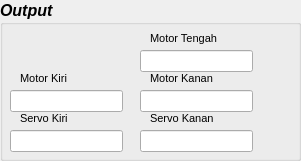
     <widget class="QGroupBox" name="groupBox_18">
      <property name="geometry">
       <rect>
        <x>340</x>
        <y>570</y>
        <width>301</width>
        <height>161</height>
       </rect>
      </property>
      <property name="font">
       <font>
        <pointsize>12</pointsize>
        <weight>75</weight>
        <italic>true</italic>
        <bold>true</bold>
       </font>
      </property>
      <property name="title">
       <string>Output</string>
      </property>
      <widget class="QLabel" name="label_18">
       <property name="geometry">
        <rect>
         <x>20</x>
         <y>70</y>
         <width>55</width>
         <height>16</height>
        </rect>
       </property>
       <property name="font">
        <font>
         <pointsize>8</pointsize>
         <weight>50</weight>
         <italic>false</italic>
         <bold>false</bold>
        </font>
       </property>
       <property name="text">
        <string>Motor Kiri</string>
       </property>
      </widget>
      <widget class="QLabel" name="label_19">
       <property name="geometry">
        <rect>
         <x>150</x>
         <y>70</y>
         <width>81</width>
         <height>16</height>
        </rect>
       </property>
       <property name="font">
        <font>
         <pointsize>8</pointsize>
         <weight>50</weight>
         <italic>false</italic>
         <bold>false</bold>
        </font>
       </property>
       <property name="text">
        <string>Motor Kanan</string>
       </property>
      </widget>
      <widget class="QLabel" name="label_23">
       <property name="geometry">
        <rect>
         <x>20</x>
         <y>110</y>
         <width>55</width>
         <height>16</height>
        </rect>
       </property>
       <property name="font">
        <font>
         <pointsize>8</pointsize>
         <weight>50</weight>
         <italic>false</italic>
         <bold>false</bold>
        </font>
       </property>
       <property name="text">
        <string>Servo Kiri</string>
       </property>
      </widget>
      <widget class="QLabel" name="label_53">
       <property name="geometry">
        <rect>
         <x>150</x>
         <y>110</y>
         <width>71</width>
         <height>16</height>
        </rect>
       </property>
       <property name="font">
        <font>
         <pointsize>8</pointsize>
         <weight>50</weight>
         <italic>false</italic>
         <bold>false</bold>
        </font>
       </property>
       <property name="text">
        <string>Servo Kanan</string>
       </property>
      </widget>
      <widget class="QLineEdit" name="lineEditMotorKiri">
       <property name="geometry">
        <rect>
         <x>10</x>
         <y>90</y>
         <width>113</width>
         <height>22</height>
        </rect>
       </property>
       <property name="font">
        <font>
         <pointsize>10</pointsize>
         <italic>false</italic>
        </font>
       </property>
      </widget>
      <widget class="QLineEdit" name="lineEditMotorKanan">
       <property name="geometry">
        <rect>
         <x>140</x>
         <y>90</y>
         <width>113</width>
         <height>22</height>
        </rect>
       </property>
       <property name="font">
        <font>
         <pointsize>10</pointsize>
         <italic>false</italic>
        </font>
       </property>
      </widget>
      <widget class="QLineEdit" name="lineEditServoKiri">
       <property name="geometry">
        <rect>
         <x>10</x>
         <y>130</y>
         <width>113</width>
         <height>22</height>
        </rect>
       </property>
       <property name="font">
        <font>
         <pointsize>10</pointsize>
         <italic>false</italic>
        </font>
       </property>
      </widget>
      <widget class="QLineEdit" name="lineEditServoKanan">
       <property name="geometry">
        <rect>
         <x>140</x>
         <y>130</y>
         <width>113</width>
         <height>22</height>
        </rect>
       </property>
       <property name="font">
        <font>
         <pointsize>10</pointsize>
         <italic>false</italic>
        </font>
       </property>
      </widget>
      <widget class="QLabel" name="label_68">
       <property name="geometry">
        <rect>
         <x>150</x>
         <y>30</y>
         <width>101</width>
         <height>16</height>
        </rect>
       </property>
       <property name="font">
        <font>
         <pointsize>8</pointsize>
         <weight>50</weight>
         <italic>false</italic>
         <bold>false</bold>
        </font>
       </property>
       <property name="text">
        <string>Motor Tengah</string>
       </property>
      </widget>
      <widget class="QLineEdit" name="lineEditMotorTengah">
       <property name="geometry">
        <rect>
         <x>140</x>
         <y>50</y>
         <width>113</width>
         <height>22</height>
        </rect>
       </property>
       <property name="font">
        <font>
         <pointsize>10</pointsize>
         <weight>75</weight>
         <italic>false</italic>
         <bold>true</bold>
        </font>
       </property>
      </widget>
     </widget>
